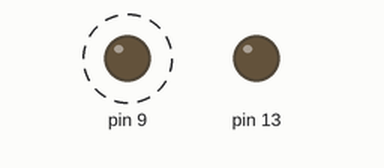
The sketch below on a simulated Arduino Uno, built with avr-gcc and run on an emulated ATmega328P. Shown: output pins drawn as LEDs (lit = HIGH). Dashed ring = blinking.

Above: at 0.04 s.
Timing chart, 0 to 3.0 s (numbered marks = the images above):
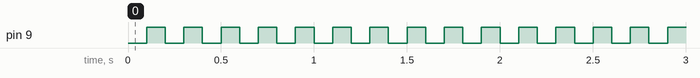

The sketch:

00_led_pwm.ino
```cpp
#include "timer1.h"

volatile char state = 0;

void setup() {
	timer1_Init(0.1);
	// DDRB |= (1 << PB1) | (1<<PB5);
	pinMode(13, OUTPUT);

	// pinMode(9, OUTPUT);
}

void loop() {

}

ISR(TIMER1_COMPA_vect){
	state = !state;
	digitalWrite(13, state);
}
```

printf_test.cpp
```cpp
#include <stdio.h>

int test() {
    printf("한글로 작성합니다.\n");
    return 0;
}
```

timer1.cpp
```cpp
#include "timer1.h"
#include <avr/io.h>

void timer1_Init(float i)
{
  // 아두이노 스타일로 작성시 초기화 해야 합니다.
  TCCR1A = 0; TCCR1B = 0;

  TCCR1B |= (1 << CS12) | (1 << CS10); // 분주비 1024설정

  OCR1A = (uint16_t)(15625*i); // 0.5초 8k

  TCCR1A |= (1 << COM1A0); // 비교일치 인터럽트 발생 시 OC1A핀의 출력 반전
  TCCR1B |= (1 << WGM12);  // CTC 모드

  DDRB |= (1 << PB1);
}
```

timer1.h
```cpp
#pragma once

void timer1_Init(float);
```

Measured:
- by itself, pin 9: alternates HIGH for 0.10 s and LOW for 0.10 s
